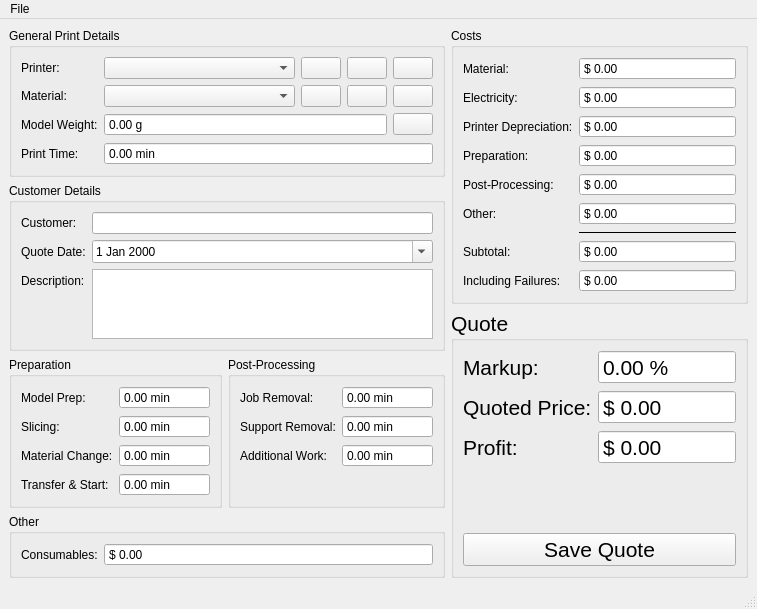
<?xml version="1.0" encoding="UTF-8"?>
<ui version="4.0">
 <class>MainWindow</class>
 <widget class="QMainWindow" name="MainWindow">
  <property name="geometry">
   <rect>
    <x>0</x>
    <y>0</y>
    <width>755</width>
    <height>570</height>
   </rect>
  </property>
  <property name="windowTitle">
   <string>3D Print Cost Calculator</string>
  </property>
  <widget class="QWidget" name="centralwidget">
   <layout class="QHBoxLayout" name="horizontalLayout_5">
    <item>
     <layout class="QVBoxLayout" name="verticalLayout">
      <item>
       <widget class="QGroupBox" name="generalPrintDetailsGroupBox">
        <property name="title">
         <string>General Print Details</string>
        </property>
        <layout class="QFormLayout" name="formLayout_2">
         <item row="0" column="0">
          <widget class="QLabel" name="printerLabel">
           <property name="text">
            <string>Printer:</string>
           </property>
          </widget>
         </item>
         <item row="0" column="1">
          <layout class="QHBoxLayout" name="horizontalLayout_3" stretch="1,0,0,0">
           <item>
            <widget class="QComboBox" name="printerComboBox"/>
           </item>
           <item>
            <widget class="QPushButton" name="printerAddButton">
             <property name="text">
              <string/>
             </property>
             <property name="icon">
              <iconset resource="Resource.qrc">
               <normaloff>:/Small Icons/Icons/Add_Icon_Button.png</normaloff>:/Small Icons/Icons/Add_Icon_Button.png</iconset>
             </property>
            </widget>
           </item>
           <item>
            <widget class="QPushButton" name="printerEditButton">
             <property name="text">
              <string/>
             </property>
             <property name="icon">
              <iconset resource="Resource.qrc">
               <normaloff>:/Small Icons/Icons/Edit_Icon_Button.png</normaloff>:/Small Icons/Icons/Edit_Icon_Button.png</iconset>
             </property>
            </widget>
           </item>
           <item>
            <widget class="QPushButton" name="printerDeleteButton">
             <property name="text">
              <string/>
             </property>
             <property name="icon">
              <iconset resource="Resource.qrc">
               <normaloff>:/Small Icons/Icons/Delete_Icon_Button.png</normaloff>:/Small Icons/Icons/Delete_Icon_Button.png</iconset>
             </property>
            </widget>
           </item>
          </layout>
         </item>
         <item row="1" column="0">
          <widget class="QLabel" name="marterialLabel">
           <property name="text">
            <string>Material:</string>
           </property>
          </widget>
         </item>
         <item row="1" column="1">
          <layout class="QHBoxLayout" name="horizontalLayout_4" stretch="1,0,0,0">
           <item>
            <widget class="QComboBox" name="materialComboBox"/>
           </item>
           <item>
            <widget class="QPushButton" name="materialAddButton">
             <property name="text">
              <string/>
             </property>
             <property name="icon">
              <iconset resource="Resource.qrc">
               <normaloff>:/Small Icons/Icons/Add_Icon_Button.png</normaloff>:/Small Icons/Icons/Add_Icon_Button.png</iconset>
             </property>
            </widget>
           </item>
           <item>
            <widget class="QPushButton" name="materialEditButton">
             <property name="text">
              <string/>
             </property>
             <property name="icon">
              <iconset resource="Resource.qrc">
               <normaloff>:/Small Icons/Icons/Edit_Icon_Button.png</normaloff>:/Small Icons/Icons/Edit_Icon_Button.png</iconset>
             </property>
            </widget>
           </item>
           <item>
            <widget class="QPushButton" name="materialDeleteButton">
             <property name="text">
              <string/>
             </property>
             <property name="icon">
              <iconset resource="Resource.qrc">
               <normaloff>:/Small Icons/Icons/Delete_Icon_Button.png</normaloff>:/Small Icons/Icons/Delete_Icon_Button.png</iconset>
             </property>
            </widget>
           </item>
          </layout>
         </item>
         <item row="2" column="0">
          <widget class="QLabel" name="modelWeightLabel">
           <property name="sizePolicy">
            <sizepolicy hsizetype="Preferred" vsizetype="Preferred">
             <horstretch>0</horstretch>
             <verstretch>0</verstretch>
            </sizepolicy>
           </property>
           <property name="text">
            <string>Model Weight:</string>
           </property>
          </widget>
         </item>
         <item row="2" column="1">
          <layout class="QHBoxLayout" name="horizontalLayout" stretch="1,0">
           <item>
            <widget class="QDoubleSpinBox" name="modelWeightDoubleSpinBox">
             <property name="buttonSymbols">
              <enum>QAbstractSpinBox::NoButtons</enum>
             </property>
             <property name="suffix">
              <string> g</string>
             </property>
             <property name="maximum">
              <double>100000000.000000000000000</double>
             </property>
            </widget>
           </item>
           <item>
            <widget class="QPushButton" name="modelWeightEstimateButton">
             <property name="text">
              <string/>
             </property>
             <property name="icon">
              <iconset resource="Resource.qrc">
               <normaloff>:/Small Icons/Icons/Kitchen_Scale_Icon.png</normaloff>:/Small Icons/Icons/Kitchen_Scale_Icon.png</iconset>
             </property>
            </widget>
           </item>
          </layout>
         </item>
         <item row="3" column="0">
          <widget class="QLabel" name="printTimeLabel">
           <property name="text">
            <string>Print Time:</string>
           </property>
          </widget>
         </item>
         <item row="3" column="1">
          <widget class="QDoubleSpinBox" name="printTimeDoubleSpinBox">
           <property name="buttonSymbols">
            <enum>QAbstractSpinBox::NoButtons</enum>
           </property>
           <property name="suffix">
            <string> min</string>
           </property>
           <property name="decimals">
            <number>2</number>
           </property>
           <property name="maximum">
            <double>999999.989999999990687</double>
           </property>
          </widget>
         </item>
        </layout>
       </widget>
      </item>
      <item>
       <widget class="QGroupBox" name="customerDetailsGroupBox">
        <property name="title">
         <string>Customer Details</string>
        </property>
        <layout class="QFormLayout" name="formLayout">
         <item row="0" column="0">
          <widget class="QLabel" name="customerLabel">
           <property name="text">
            <string>Customer:</string>
           </property>
          </widget>
         </item>
         <item row="0" column="1">
          <widget class="QLineEdit" name="customerNameLineEdit"/>
         </item>
         <item row="1" column="0">
          <widget class="QLabel" name="quoteDateLabel">
           <property name="text">
            <string>Quote Date:</string>
           </property>
          </widget>
         </item>
         <item row="1" column="1">
          <widget class="QDateEdit" name="quoteDateEdit">
           <property name="showGroupSeparator" stdset="0">
            <bool>false</bool>
           </property>
           <property name="calendarPopup">
            <bool>true</bool>
           </property>
          </widget>
         </item>
         <item row="2" column="0">
          <widget class="QLabel" name="descriptionLabel">
           <property name="text">
            <string>Description:</string>
           </property>
          </widget>
         </item>
         <item row="2" column="1">
          <widget class="QTextEdit" name="descriptionTextEdit"/>
         </item>
        </layout>
       </widget>
      </item>
      <item>
       <layout class="QHBoxLayout" name="horizontalLayout_2">
        <item>
         <widget class="QGroupBox" name="preprationGroupBox">
          <property name="title">
           <string>Preparation</string>
          </property>
          <layout class="QFormLayout" name="formLayout_3">
           <item row="1" column="0">
            <widget class="QLabel" name="slicingPrepTimeLabel">
             <property name="text">
              <string>Slicing:</string>
             </property>
            </widget>
           </item>
           <item row="1" column="1">
            <widget class="QDoubleSpinBox" name="slicingPrepTimeDoubleSpinBox">
             <property name="buttonSymbols">
              <enum>QAbstractSpinBox::NoButtons</enum>
             </property>
             <property name="suffix">
              <string> min</string>
             </property>
             <property name="decimals">
              <number>2</number>
             </property>
             <property name="maximum">
              <double>999999.989999999990687</double>
             </property>
            </widget>
           </item>
           <item row="2" column="0">
            <widget class="QLabel" name="materialChangePrepTimeLabel">
             <property name="text">
              <string>Material Change:</string>
             </property>
            </widget>
           </item>
           <item row="2" column="1">
            <widget class="QDoubleSpinBox" name="materialChangePrepTimeDoubleSpinBox">
             <property name="buttonSymbols">
              <enum>QAbstractSpinBox::NoButtons</enum>
             </property>
             <property name="suffix">
              <string> min</string>
             </property>
             <property name="decimals">
              <number>2</number>
             </property>
             <property name="maximum">
              <double>999999.989999999990687</double>
             </property>
            </widget>
           </item>
           <item row="3" column="0">
            <widget class="QLabel" name="transferStartPrepTimeLabel">
             <property name="text">
              <string>Transfer &amp; Start:</string>
             </property>
            </widget>
           </item>
           <item row="3" column="1">
            <widget class="QDoubleSpinBox" name="transferStartPrepTimeDoubleSpinBox">
             <property name="buttonSymbols">
              <enum>QAbstractSpinBox::NoButtons</enum>
             </property>
             <property name="suffix">
              <string> min</string>
             </property>
             <property name="decimals">
              <number>2</number>
             </property>
             <property name="maximum">
              <double>999999.989999999990687</double>
             </property>
            </widget>
           </item>
           <item row="0" column="0">
            <widget class="QLabel" name="modelPrepTimeLabel">
             <property name="text">
              <string>Model Prep:</string>
             </property>
            </widget>
           </item>
           <item row="0" column="1">
            <widget class="QDoubleSpinBox" name="modelPrepTimeDoubleSpinBox">
             <property name="buttonSymbols">
              <enum>QAbstractSpinBox::NoButtons</enum>
             </property>
             <property name="suffix">
              <string> min</string>
             </property>
             <property name="decimals">
              <number>2</number>
             </property>
             <property name="maximum">
              <double>999999.989999999990687</double>
             </property>
            </widget>
           </item>
          </layout>
         </widget>
        </item>
        <item>
         <widget class="QGroupBox" name="postProcessingGroupBox">
          <property name="title">
           <string>Post-Processing</string>
          </property>
          <layout class="QFormLayout" name="formLayout_4">
           <item row="0" column="0">
            <widget class="QLabel" name="jobRemovalPostTimeLabel">
             <property name="text">
              <string>Job Removal:</string>
             </property>
            </widget>
           </item>
           <item row="0" column="1">
            <widget class="QDoubleSpinBox" name="jobRemovalPostTimeDoubleSpinBox">
             <property name="buttonSymbols">
              <enum>QAbstractSpinBox::NoButtons</enum>
             </property>
             <property name="suffix">
              <string> min</string>
             </property>
             <property name="decimals">
              <number>2</number>
             </property>
             <property name="maximum">
              <double>999999.989999999990687</double>
             </property>
            </widget>
           </item>
           <item row="1" column="0">
            <widget class="QLabel" name="supportRemovalPostTimeLabel">
             <property name="text">
              <string>Support Removal:</string>
             </property>
            </widget>
           </item>
           <item row="1" column="1">
            <widget class="QDoubleSpinBox" name="supportRemovalPostTimeDoubleSpinBox">
             <property name="buttonSymbols">
              <enum>QAbstractSpinBox::NoButtons</enum>
             </property>
             <property name="suffix">
              <string> min</string>
             </property>
             <property name="decimals">
              <number>2</number>
             </property>
             <property name="maximum">
              <double>999999.989999999990687</double>
             </property>
            </widget>
           </item>
           <item row="2" column="0">
            <widget class="QLabel" name="additionalWorkPostTimeLabel">
             <property name="text">
              <string>Additional Work:</string>
             </property>
            </widget>
           </item>
           <item row="2" column="1">
            <widget class="QDoubleSpinBox" name="additionalWorkPostTimeSpinBox">
             <property name="buttonSymbols">
              <enum>QAbstractSpinBox::NoButtons</enum>
             </property>
             <property name="suffix">
              <string> min</string>
             </property>
             <property name="decimals">
              <number>2</number>
             </property>
             <property name="maximum">
              <double>999999.989999999990687</double>
             </property>
            </widget>
           </item>
          </layout>
         </widget>
        </item>
       </layout>
      </item>
      <item>
       <widget class="QGroupBox" name="otherGroupBox">
        <property name="title">
         <string>Other</string>
        </property>
        <layout class="QFormLayout" name="formLayout_5">
         <item row="0" column="0">
          <widget class="QLabel" name="consumablesLabel">
           <property name="text">
            <string>Consumables:</string>
           </property>
          </widget>
         </item>
         <item row="0" column="1">
          <widget class="QDoubleSpinBox" name="consumablesDoubleSpinBox">
           <property name="buttonSymbols">
            <enum>QAbstractSpinBox::NoButtons</enum>
           </property>
           <property name="prefix">
            <string>$ </string>
           </property>
           <property name="suffix">
            <string/>
           </property>
           <property name="decimals">
            <number>2</number>
           </property>
           <property name="maximum">
            <double>999999.989999999990687</double>
           </property>
          </widget>
         </item>
        </layout>
       </widget>
      </item>
     </layout>
    </item>
    <item>
     <layout class="QVBoxLayout" name="verticalLayout_4">
      <item>
       <widget class="QGroupBox" name="costGroupBox">
        <property name="title">
         <string>Costs</string>
        </property>
        <layout class="QVBoxLayout" name="verticalLayout_2">
         <item>
          <layout class="QFormLayout" name="formLayout_7">
           <item row="0" column="0">
            <widget class="QLabel" name="materialCostLabel">
             <property name="text">
              <string>Material:</string>
             </property>
            </widget>
           </item>
           <item row="0" column="1">
            <widget class="QDoubleSpinBox" name="materialCostDoubleSpinBox">
             <property name="readOnly">
              <bool>true</bool>
             </property>
             <property name="buttonSymbols">
              <enum>QAbstractSpinBox::NoButtons</enum>
             </property>
             <property name="prefix">
              <string>$ </string>
             </property>
             <property name="suffix">
              <string/>
             </property>
             <property name="decimals">
              <number>2</number>
             </property>
             <property name="maximum">
              <double>999999.989999999990687</double>
             </property>
            </widget>
           </item>
           <item row="1" column="0">
            <widget class="QLabel" name="electricityCostLabel">
             <property name="text">
              <string>Electricity:</string>
             </property>
            </widget>
           </item>
           <item row="1" column="1">
            <widget class="QDoubleSpinBox" name="electricityCostDoubleSpinBox">
             <property name="readOnly">
              <bool>true</bool>
             </property>
             <property name="buttonSymbols">
              <enum>QAbstractSpinBox::NoButtons</enum>
             </property>
             <property name="prefix">
              <string>$ </string>
             </property>
             <property name="suffix">
              <string/>
             </property>
             <property name="decimals">
              <number>2</number>
             </property>
             <property name="maximum">
              <double>999999.989999999990687</double>
             </property>
            </widget>
           </item>
           <item row="2" column="0">
            <widget class="QLabel" name="printerDepreciationCostLabel">
             <property name="text">
              <string>Printer Depreciation:</string>
             </property>
            </widget>
           </item>
           <item row="2" column="1">
            <widget class="QDoubleSpinBox" name="printerDepreciationCostDoubleSpinBox">
             <property name="readOnly">
              <bool>true</bool>
             </property>
             <property name="buttonSymbols">
              <enum>QAbstractSpinBox::NoButtons</enum>
             </property>
             <property name="prefix">
              <string>$ </string>
             </property>
             <property name="suffix">
              <string/>
             </property>
             <property name="decimals">
              <number>2</number>
             </property>
             <property name="maximum">
              <double>999999.989999999990687</double>
             </property>
            </widget>
           </item>
           <item row="3" column="0">
            <widget class="QLabel" name="prepCostLabel">
             <property name="text">
              <string>Preparation:</string>
             </property>
            </widget>
           </item>
           <item row="3" column="1">
            <widget class="QDoubleSpinBox" name="prepCostDoubleSpinBox">
             <property name="readOnly">
              <bool>true</bool>
             </property>
             <property name="buttonSymbols">
              <enum>QAbstractSpinBox::NoButtons</enum>
             </property>
             <property name="prefix">
              <string>$ </string>
             </property>
             <property name="suffix">
              <string/>
             </property>
             <property name="decimals">
              <number>2</number>
             </property>
             <property name="maximum">
              <double>999999.989999999990687</double>
             </property>
            </widget>
           </item>
           <item row="4" column="0">
            <widget class="QLabel" name="postCostLabel">
             <property name="text">
              <string>Post-Processing:</string>
             </property>
            </widget>
           </item>
           <item row="4" column="1">
            <widget class="QDoubleSpinBox" name="postCostDoubleSpinBox">
             <property name="readOnly">
              <bool>true</bool>
             </property>
             <property name="buttonSymbols">
              <enum>QAbstractSpinBox::NoButtons</enum>
             </property>
             <property name="prefix">
              <string>$ </string>
             </property>
             <property name="suffix">
              <string/>
             </property>
             <property name="decimals">
              <number>2</number>
             </property>
             <property name="maximum">
              <double>999999.989999999990687</double>
             </property>
            </widget>
           </item>
           <item row="6" column="1">
            <widget class="Line" name="line">
             <property name="frameShadow">
              <enum>QFrame::Plain</enum>
             </property>
             <property name="lineWidth">
              <number>1</number>
             </property>
             <property name="orientation">
              <enum>Qt::Horizontal</enum>
             </property>
            </widget>
           </item>
           <item row="5" column="0">
            <widget class="QLabel" name="otherCostLabel">
             <property name="text">
              <string>Other:</string>
             </property>
            </widget>
           </item>
           <item row="7" column="1">
            <widget class="QDoubleSpinBox" name="subtotalCostDoubleSpinBox">
             <property name="readOnly">
              <bool>true</bool>
             </property>
             <property name="buttonSymbols">
              <enum>QAbstractSpinBox::NoButtons</enum>
             </property>
             <property name="prefix">
              <string>$ </string>
             </property>
             <property name="suffix">
              <string/>
             </property>
             <property name="decimals">
              <number>2</number>
             </property>
             <property name="maximum">
              <double>999999.989999999990687</double>
             </property>
            </widget>
           </item>
           <item row="5" column="1">
            <widget class="QDoubleSpinBox" name="otherCostDoubleSpinBox">
             <property name="readOnly">
              <bool>true</bool>
             </property>
             <property name="buttonSymbols">
              <enum>QAbstractSpinBox::NoButtons</enum>
             </property>
             <property name="prefix">
              <string>$ </string>
             </property>
             <property name="suffix">
              <string/>
             </property>
             <property name="decimals">
              <number>2</number>
             </property>
             <property name="maximum">
              <double>999999.989999999990687</double>
             </property>
            </widget>
           </item>
           <item row="7" column="0">
            <widget class="QLabel" name="subtotalCostLabel">
             <property name="text">
              <string>Subtotal:</string>
             </property>
            </widget>
           </item>
           <item row="8" column="1">
            <widget class="QDoubleSpinBox" name="subtotalWithFailuresCostDoubleSpinBox">
             <property name="readOnly">
              <bool>true</bool>
             </property>
             <property name="buttonSymbols">
              <enum>QAbstractSpinBox::NoButtons</enum>
             </property>
             <property name="prefix">
              <string>$ </string>
             </property>
             <property name="suffix">
              <string/>
             </property>
             <property name="decimals">
              <number>2</number>
             </property>
             <property name="maximum">
              <double>999999.989999999990687</double>
             </property>
            </widget>
           </item>
           <item row="8" column="0">
            <widget class="QLabel" name="subtotalWithFailuresCostLabel">
             <property name="text">
              <string>Including Failures:</string>
             </property>
            </widget>
           </item>
          </layout>
         </item>
        </layout>
       </widget>
      </item>
      <item>
       <widget class="QGroupBox" name="quoteGroupBox">
        <property name="font">
         <font>
          <pointsize>16</pointsize>
         </font>
        </property>
        <property name="title">
         <string>Quote</string>
        </property>
        <layout class="QVBoxLayout" name="verticalLayout_3" stretch="0,1">
         <item>
          <layout class="QFormLayout" name="formLayout_8">
           <item row="0" column="0">
            <widget class="QLabel" name="quoteMarkupLabel">
             <property name="text">
              <string>Markup:</string>
             </property>
            </widget>
           </item>
           <item row="0" column="1">
            <widget class="QDoubleSpinBox" name="quoteMarkupDoubleSpinBox">
             <property name="buttonSymbols">
              <enum>QAbstractSpinBox::NoButtons</enum>
             </property>
             <property name="prefix">
              <string/>
             </property>
             <property name="suffix">
              <string> %</string>
             </property>
             <property name="decimals">
              <number>2</number>
             </property>
             <property name="maximum">
              <double>999999.989999999990687</double>
             </property>
            </widget>
           </item>
           <item row="1" column="0">
            <widget class="QLabel" name="quotedPriceLabel">
             <property name="text">
              <string>Quoted Price:</string>
             </property>
            </widget>
           </item>
           <item row="1" column="1">
            <widget class="QDoubleSpinBox" name="quotedPriceDoubleSpinBox">
             <property name="buttonSymbols">
              <enum>QAbstractSpinBox::NoButtons</enum>
             </property>
             <property name="prefix">
              <string>$ </string>
             </property>
             <property name="suffix">
              <string/>
             </property>
             <property name="decimals">
              <number>2</number>
             </property>
             <property name="maximum">
              <double>999999.989999999990687</double>
             </property>
            </widget>
           </item>
           <item row="2" column="0">
            <widget class="QLabel" name="quoteProfitLabel">
             <property name="text">
              <string>Profit:</string>
             </property>
            </widget>
           </item>
           <item row="2" column="1">
            <widget class="QDoubleSpinBox" name="quoteProfitDoubleSpinBox">
             <property name="readOnly">
              <bool>true</bool>
             </property>
             <property name="buttonSymbols">
              <enum>QAbstractSpinBox::NoButtons</enum>
             </property>
             <property name="prefix">
              <string>$ </string>
             </property>
             <property name="suffix">
              <string/>
             </property>
            </widget>
           </item>
          </layout>
         </item>
         <item>
          <widget class="QPushButton" name="saveQuoteButton">
           <property name="text">
            <string>Save Quote</string>
           </property>
           <property name="icon">
            <iconset resource="Resource.qrc">
             <normaloff>:/Small Icons/Icons/Price_Quote_Icon.png</normaloff>:/Small Icons/Icons/Price_Quote_Icon.png</iconset>
           </property>
           <property name="iconSize">
            <size>
             <width>60</width>
             <height>60</height>
            </size>
           </property>
          </widget>
         </item>
        </layout>
       </widget>
      </item>
     </layout>
    </item>
   </layout>
  </widget>
  <widget class="QMenuBar" name="menubar">
   <property name="geometry">
    <rect>
     <x>0</x>
     <y>0</y>
     <width>755</width>
     <height>21</height>
    </rect>
   </property>
   <widget class="QMenu" name="menuFile">
    <property name="title">
     <string>File</string>
    </property>
    <addaction name="actionSettings"/>
    <addaction name="actionExit"/>
   </widget>
   <addaction name="menuFile"/>
  </widget>
  <widget class="QStatusBar" name="statusbar"/>
  <action name="actionExit">
   <property name="text">
    <string>Exit</string>
   </property>
   <property name="toolTip">
    <string>Exit program.</string>
   </property>
  </action>
  <action name="actionSettings">
   <property name="text">
    <string>Settings</string>
   </property>
  </action>
 </widget>
 <resources>
  <include location="Resource.qrc"/>
 </resources>
 <connections>
  <connection>
   <sender>actionExit</sender>
   <signal>triggered()</signal>
   <receiver>MainWindow</receiver>
   <slot>close()</slot>
   <hints>
    <hint type="sourcelabel">
     <x>-1</x>
     <y>-1</y>
    </hint>
    <hint type="destinationlabel">
     <x>399</x>
     <y>299</y>
    </hint>
   </hints>
  </connection>
 </connections>
</ui>
